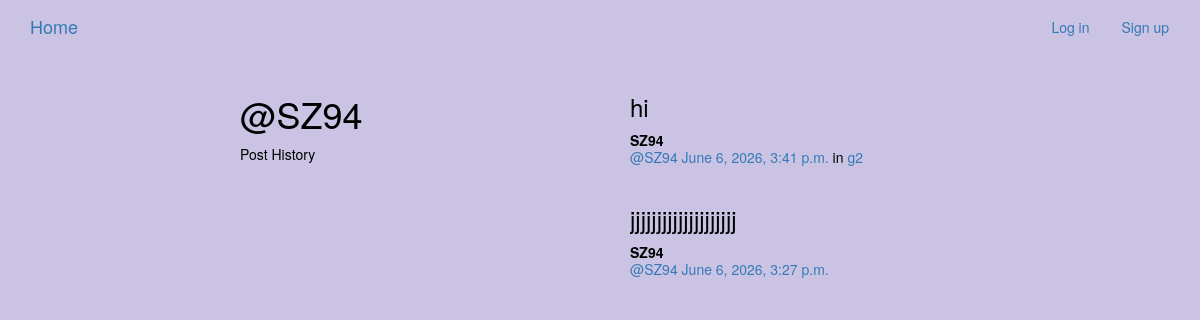
/posts/by/SZ94/, run on the app's committed database.
### posts/models.py (models this page shows, shortened)
class Post(models.Model):
    user = models.ForeignKey(
        User,
        related_name="posts",
        on_delete=models.CASCADE
    )
    created_at = models.DateTimeField(auto_now_add=True)
    message = models.TextField()
    message_html = models.TextField(editable=False)
    group = models.ForeignKey(
        Group,
        related_name="posts",
        null=True,
        blank=True,
        on_delete=models.CASCADE
    )
    class Meta:
        ordering = ["-created_at"]
        constraints = [
            models.UniqueConstraint(fields=["user", "message"], name="unique_user_message")
        ]

### groups/models.py (models this page shows, shortened)
class Group(models.Model):
    name = models.CharField(max_length=255, unique=True)
    slug = models.SlugField(allow_unicode=True, unique=True)
    description = models.TextField(blank=True, default='')
    description_html = models.TextField(editable=False, default='', blank=True)
    members = models.ManyToManyField(User,through="GroupMember")
    class Meta:
        ordering = ["name"]

### posts/views.py (the view)
# urls.py: path("by/<slug:username>/", views.UserPosts.as_view(), name="for_user"),
class UserPosts(generic.ListView):
    model = models.Post
    template_name = "posts/user_post_list.html"
    def get_queryset(self):
        try:
            self.post_user = User.objects.prefetch_related("posts").get(
                username__iexact=self.kwargs.get("username")
            )
        except User.DoesNotExist:
            raise Http404
        else:
            return self.post_user.posts.all()
    def get_context_data(self, **kwargs):
        context = super().get_context_data(**kwargs)
        context["post_user"] = self.post_user
        return context

### posts/templates/posts/user_post_list.html
{% extends "posts/post_base.html" %}
{% block prepost %}
<div class="col-md-4">
	<h1>@{{ post_user.username }}</h1>
	<p>Post History</p>
</div>
{% endblock %}
{% block post_content %}
<div class="col-md-8">
	{% for post in post_list %}
		{% include "posts/_post.html" %}
	{% endfor %}
</div>
{% endblock %}

### posts/templates/posts/_post.html (shortened to what this page needs)
<div class="post media">
	<h3>{{ post.message_html|safe }}</h3>
	<div class="media-body">
		<strong>{{ post.user.username }}</strong>
		<h5 class="media-heading">
			<span class="username"><a href="{% url 'posts:for_user' username=post.user.username %}">@{{ post.user.username }}</a></span>
			<time class="time"><a href="{% url 'posts:single' username=post.user.username pk=post.pk %}">{{ post.created_at }}</a></time>
			{% if post.group %}
			<span class="group-name">in <a href="#">{{ post.group.name }}</a></span>
			{% endif %}
		</h5>
	</div>
</div>

### static/css/master.css (style rules this page uses)
html, body { height: 100%; width: 100%; margin: 0; background: #cbc3e3; color: black; overflow-x: hidden; }

### data on the page
Post: message_html "hi", user.username "SZ94", created_at "June 6, 2026, 3:41 p.m.", group.name "g2"
Post: message_html "jjjjjjjjjjjjjjjjjjjj", user.username "SZ94", created_at "June 6, 2026, 3:27 p.m."

### other printed values
{{ post_user.username }} "SZ94"
